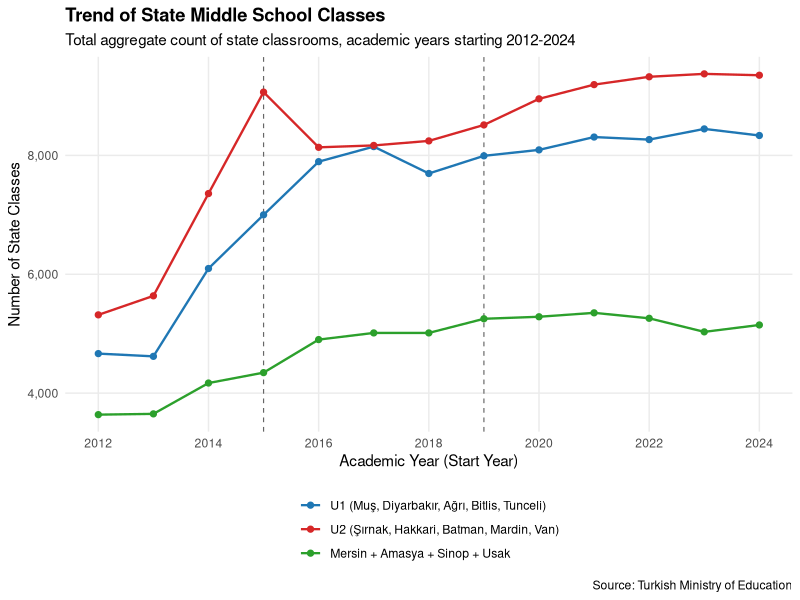

Recreate this plot in R.
library(readxl)
library(dplyr)
library(ggplot2)

# ---- Province groups ---------------------------------------------------
# NOTE: province names are stored in Turkish UPPERCASE ("DİYARBAKIR", "MUŞ",
# "HAKKARİ", "MERSİN", ...). Do not use toupper() to convert title-case names
# to these: in a non-Turkish locale toupper("Mersin") gives "MERSIN" (dotless
# I), which will not match "MERSİN". Match the literals.

U1 <- c("MUŞ", "DİYARBAKIR", "AĞRI", "BİTLİS", "TUNCELİ")
U2 <- c("ŞIRNAK", "HAKKARİ", "BATMAN", "MARDİN", "VAN")
AB <- c("MERSİN", "AMASYA", "SİNOP", "UŞAK")

# Labels defined once, so the case_when value and the factor level cannot
# drift apart. (A mismatch silently turns the group to NA and the curve
# disappears from the plot without any error.)
lab_U1 <- "U1 (Muş, Diyarbakır, Ağrı, Bitlis, Tunceli)"
lab_U2 <- "U2 (Şırnak, Hakkari, Batman, Mardin, Van)"
lab_AB <- "Mersin + Amasya + Sinop + Usak"

# No province may appear in two groups: case_when would take the first match
# silently and the second group would be short by that province.
stopifnot(length(intersect(U1, U2)) == 0,
          length(intersect(U1, AB)) == 0,
          length(intersect(U2, AB)) == 0)

# ---- Read and aggregate ------------------------------------------------
raw <- read_excel("derslik sayisi.xlsx")

# Validate in the useful direction: every province we asked for must exist in
# the file. Extra provinces in the file are fine and are dropped below.
wanted  <- c(U1, U2, AB)
missing <- setdiff(wanted, unique(raw$province))
if (length(missing) > 0) {
  stop("Provinces not found in the data: ", paste(missing, collapse = ", "))
}

classrooms <- raw %>%
  mutate(
    group = case_when(
      province %in% U1 ~ lab_U1,
      province %in% U2 ~ lab_U2,
      province %in% AB ~ lab_AB,
      TRUE             ~ NA_character_
    ),
    # "2015-2016" -> 2015 (academic year start)
    year_start = as.integer(substr(year, 1, 4))
  ) %>%
  filter(!is.na(group))

classroom_trends <- classrooms %>%
  group_by(group, year_start) %>%
  summarise(state_classes = sum(state), .groups = "drop") %>%
  mutate(group = factor(group, levels = c(lab_U1, lab_U2, lab_AB)))

stopifnot(!any(is.na(classroom_trends$group)))  # catches any label drift

# ---- Plot --------------------------------------------------------------
p <- ggplot(classroom_trends, aes(x = year_start, y = state_classes,
                                  colour = group, group = group)) +
  geom_vline(xintercept = c(2015, 2019),
             linetype = "dashed", colour = "grey40", linewidth = 0.4) +
  geom_line(linewidth = 0.8) +
  geom_point(size = 1.8) +
  scale_x_continuous(
    breaks = seq(min(classroom_trends$year_start),
                 max(classroom_trends$year_start), by = 2)
  ) +
  scale_y_continuous(labels = scales::comma) +
  scale_colour_manual(values = c("#1f77b4", "#d62728", "#2ca02c")) +
  labs(
    title    = "Trend of State Middle School Classes",
    subtitle = sprintf(
      "Total aggregate count of state classrooms, academic years starting %d-%d",
      min(classroom_trends$year_start), max(classroom_trends$year_start)
    ),
    x        = "Academic Year (Start Year)",
    y        = "Number of State Classes",
    colour   = NULL,
    caption  = "Source: Turkish Ministry of Education"
  ) +
  theme_minimal(base_size = 11) +
  theme(
    legend.position  = "bottom",
    legend.direction = "vertical",
    panel.grid.minor = element_blank(),
    plot.title       = element_text(face = "bold")
  )

print(p)

# ggsave("classroom_trends.pdf", p, width = 8, height = 5)
